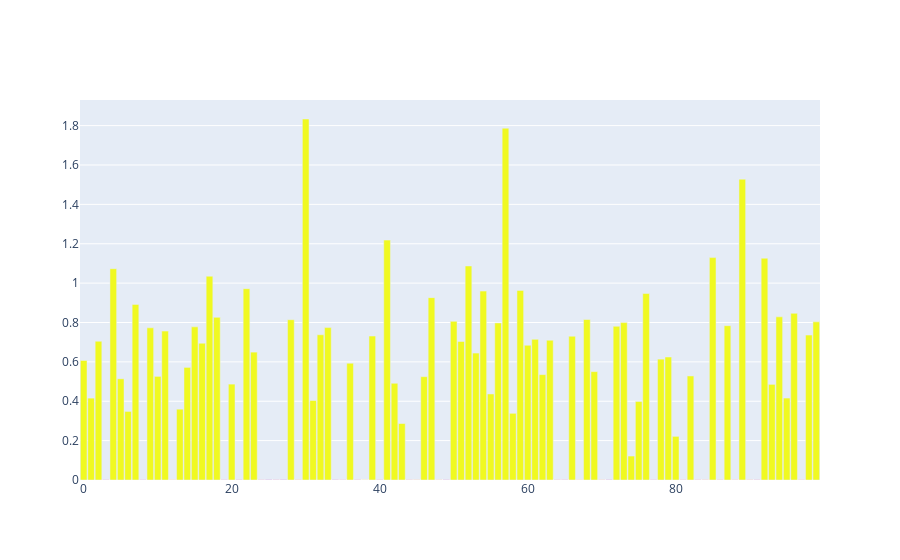

The notebook cell this image was saved under:
### Code cell
W_norm = features / (1e-5 + torch.linalg.norm(features, 2, dim=-1, keepdim=True))
interference = torch.einsum('fh,gh->fg', W_norm, features)
interference[torch.arange(100), torch.arange(100)] = 0
polysemanticity = torch.linalg.norm(interference, dim=-1).cpu()

norms = torch.linalg.norm(features, 2, dim=-1).cpu()

WtW = torch.einsum('ih,oh->io', features, features).cpu()
print(polysemanticity.shape)
print(norms)

x = torch.arange(100)
width = 0.9
fig = go.Figure(go.Bar(x=x.detach().numpy(), 
        y=norms.detach().numpy(),
        marker=dict(
            color=polysemanticity.detach().numpy(),
            cmin=0,
            cmax=1
        ),
        width=width,
        ))
fig.show()
